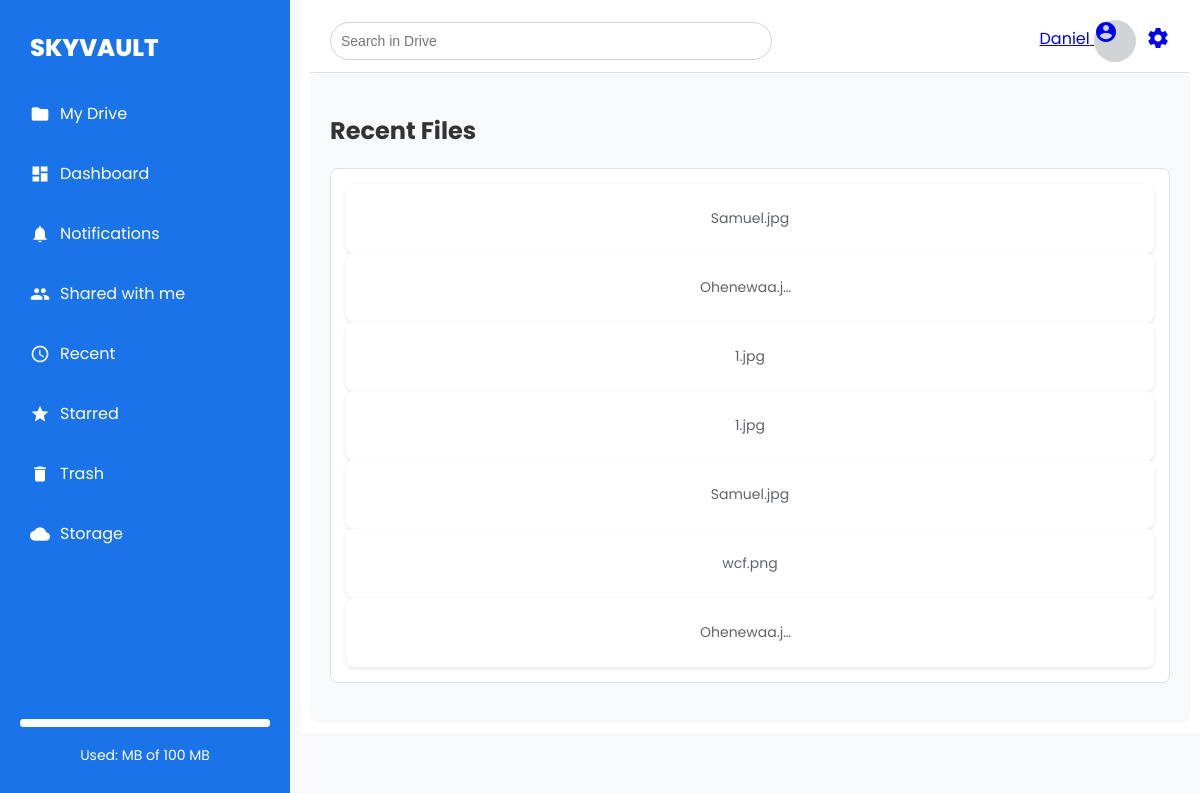
Screenshot of /vault/recent/ (signed in) with the database file from the repository.
### vault/models.py (models this page shows, shortened)
class File(models.Model):
    user = models.ForeignKey(User, on_delete=models.CASCADE)
    folder = models.ForeignKey(Folder, on_delete=models.CASCADE, blank=True, null=True, related_name='files')
    name = models.CharField(max_length=255)
    uploaded_file = models.FileField(upload_to='user_files/')
    size = models.PositiveIntegerField()  # Size in bytes
    trashed = models.BooleanField(default=False)
    shared_with = models.ManyToManyField(User, related_name='shared_files', blank=True)
    created_at = models.DateTimeField(auto_now_add=True)
    starred = models.BooleanField(default=False)

### vault/views.py (the view)
# urls.py: path("recent/", views.recent_files, name="recent_files"),
@login_required
def recent_files(request):
    recent_files = File.objects.filter(user=request.user).order_by('-id')[:10]  # Adjust limit as needed
    return render(request, 'vault/recent_files.html', {'files': recent_files})

### templates/vault/recent_files.html (shortened to what this page needs)
{% extends 'base.html' %}
{% block content %}
<h2>Recent Files</h2>
<div class="file-list">
    {% for file in files %}
        <div class="file-item">
            <p>{{ file.name }}</p>
        </div>
    {% empty %}
        <p>No recent files available.</p>
    {% endfor %}
</div>
{% endblock %}

### templates/base.html (shortened to what this page needs)
{% load static %}
<!DOCTYPE html>
<html lang="en">
<head>
    <link rel="stylesheet" href="{% static 'base.css' %}?=v2">
</head>
<body>
    <div class="sidebar" id="sidebar">
        <div class="logo">
            <span class="logo-text">SKYVAULT</span>
        </div>
        <ul>
            <li><a href="{% url 'vault_home' %}"><span class="material-icons">folder</span> My Drive</a></li>
            <li><a href="{% url 'dashboard' %}"><span class="material-icons">dashboard</span> Dashboard</a></li>
            <li><a href="{% url 'notification_list' %}"><span class="material-icons">notifications</span> Notifications</a></li>
            <li><a href="{% url 'shared_view' %}"><span class="material-icons">people</span> Shared with me</a></li>
            <li><a href="{% url 'recent_files' %}"><span class="material-icons">access_time</span> Recent</a></li>
            <li><a href="{% url 'starred_files' %}"><span class="material-icons">star</span> Starred</a></li>
            <li><a href="{% url 'trash_view' %}"><span class="material-icons">delete</span> Trash</a></li>
            <li><a href="{% url 'storage_info' %}"><span class="material-icons">cloud</span> Storage</a></li>
        </ul>
        <div class="storage-info">
            <progress value="{{ user_profile.used_space }}" max="100"></progress>
            <p>Used: {{ user_profile.used_space }} MB of 100 MB</p>
        </div>
    </div>
    <div class="main-content">
        <div class="top-bar">
            <input type="text" placeholder="Search in Drive" class="search-input">
            <div class="profile">
              <a href="{% url 'profile_view' %}">
                  <span>{{ user.username }}</span>
                  {% if user_profile.profile_picture %}
                      <img src="{{ user_profile.profile_picture.url }}" alt="Profile Picture" class="avatar">
                  {% else %}
                      <span class="material-icons avatar">account_circle</span>
                  {% endif %}
              </a>
              <a href="{% url 'update_profile_view' %}">
                  <span class="material-icons">settings</span>
              </a>
          </div>
        </div>
        <div class="content">
            {% block content %}{% endblock %}
        </div>
    </div>
</body>
</html>

### static/base.css (style rules this page uses)
body { font-family: 'Poppins', sans-serif; color: #333; margin: 0; display: flex; background-color: #F8F9FA; }
.sidebar { width: 250px; background-color: #1a73e8; color: #ffffff; padding: 20px; display: flex; flex-direction: column; position: fixed; top: 0; bottom: 0; transition: width 0.3s; }
.logo { display: flex; align-items: center; justify-content: left; margin: 10px; }
.logo-text { font-size: 24px; font-weight: 800; color: #ffffff; transition: font-size 0.4s; }
.sidebar ul { list-style: none; padding: 0; }
.sidebar ul li { margin-bottom: 15px; }
.sidebar ul li a { color: #ffffff; text-decoration: none; display: flex; align-items: center; font-size: 16px; padding: 10px; border-radius: 8px; transition: background-color 0.2s; }
.sidebar ul li a .material-icons { margin-right: 10px; font-size: 20px; }
.sidebar .storage-info { margin-top: auto; text-align: center; color: #ffffff; }
.sidebar .storage-info p { font-size: 14px; }
.sidebar .storage-info progress { width: 100%; height: 8px; -webkit-appearance: none; appearance: none; background-color: #ffffff; border-radius: 4px; }
.main-content { margin-left: 300px; width: calc(100% - 300px); padding: 10px; transition: margin-left 0.3s, width 0.3s; background-color: #ffffff; }
.top-bar { display: flex; justify-content: space-between; align-items: center; padding: 10px 20px; background-color: #ffffff; border-bottom: 1px solid #e0e0e0; }
.profile { display: flex; align-items: center; gap: 10px; color: #5f6368; }
.profile .avatar { width: 42px; height: 42px; border-radius: 50%; background-color: #d1d3d4; }
.search-input { border: 1px solid #d1d3d4; border-radius: 20px; padding: 10px; width: 50%; font-size: 14px; }
.content { background-color: #f8f9fa; padding: 20px; border-radius: 8px; }
.quick-access, .file-list { background-color: #ffffff; border: 1px solid #e0e0e0; border-radius: 8px; padding: 15px; margin-bottom: 20px; }
.file-item { display: flex; flex-direction: column; align-items: center; background-color: #ffffff; padding: 10px; border-radius: 8px; box-shadow: 0 2px 4px rgba(0, 0, 0, 0.1); transition: background-color 0.3s; cursor: pointer; }
.file-item p { font-size: 14px; color: #5f6368; white-space: nowrap; overflow: hidden; text-overflow: ellipsis; max-width: 100px; }

### rows the page displays
File: name "Samuel.jpg"
File: name "Ohenewaa.j…"
File: name "1.jpg"
File: name "1.jpg"
File: name "Samuel.jpg"
File: name "wcf.png"
File: name "Ohenewaa.j…"

### other values shown
{{ user.username }} "Daniel"
